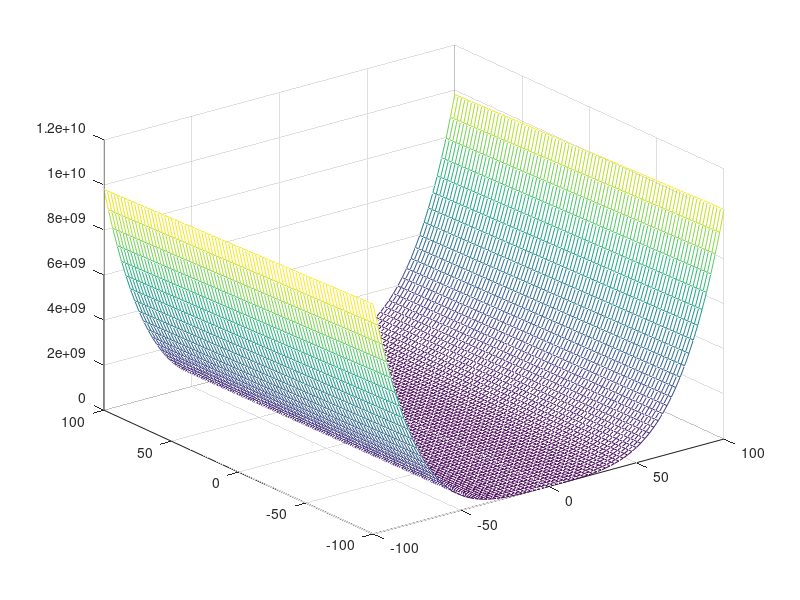
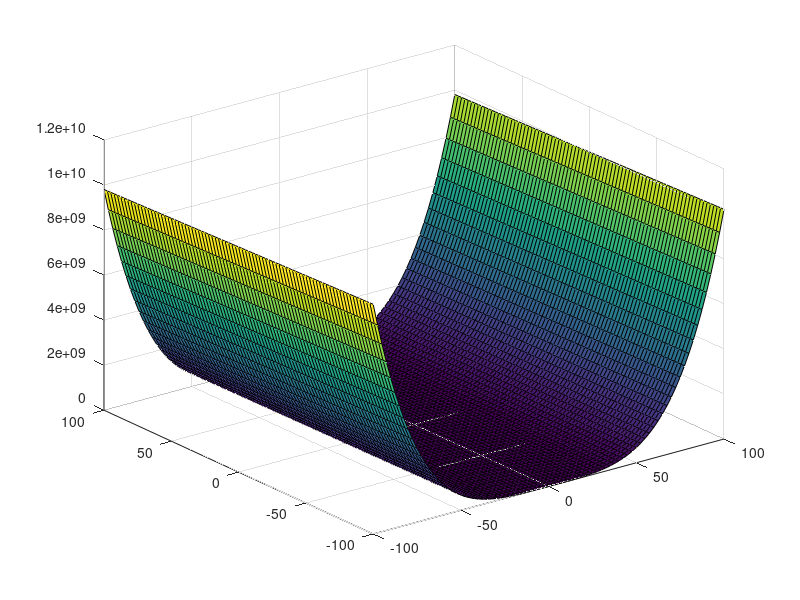

These figures' MATLAB source, in order:
clc;clear;close all;

[X,Y] = meshgrid(linspace(-100,100,81));


Z=100*(Y-X.^2).^2+(X-1).^2;

axis([-5,5,-5,5]);


axis([-10,10,-10,10]);

mesh(X,Y,Z);%线框图
figure();
surf(X,Y,Z);%表面图
